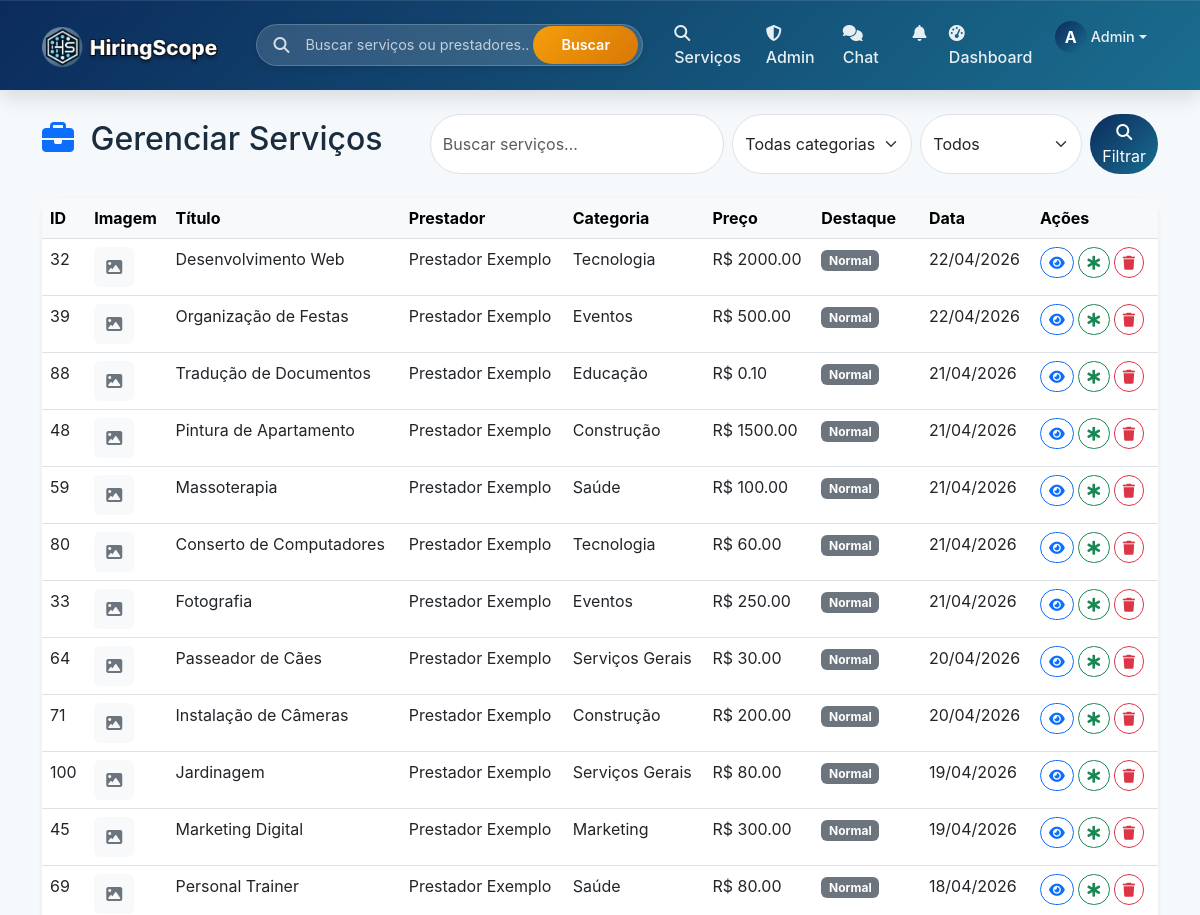
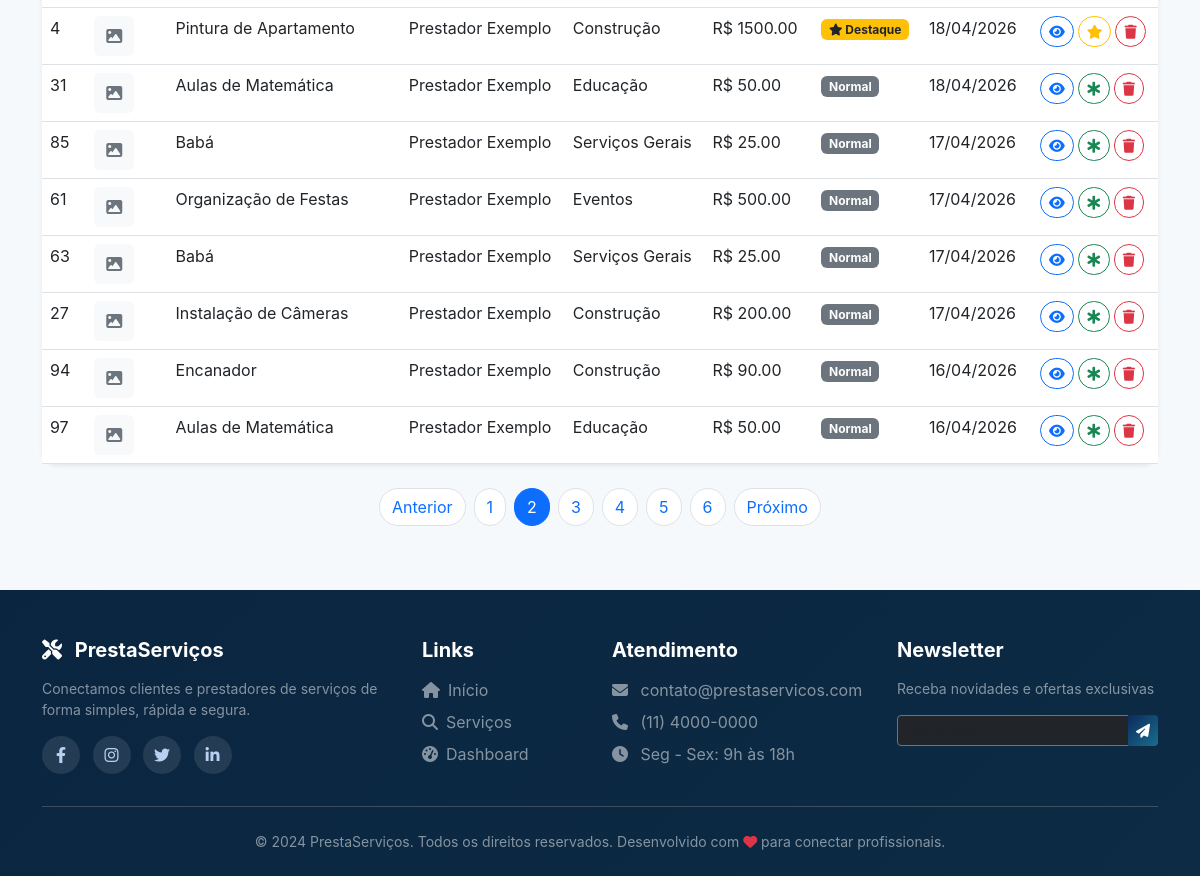
Page /admin/servicos?page=2&search=&categoria=&destaque= (signed in) on the committed database (2 pictures, top to bottom).
### models.py (models this page shows, shortened)
class Usuario(UserMixin, db.Model):
    __tablename__ = 'usuarios'
    id = db.Column(db.Integer, primary_key=True)
    nome = db.Column(db.String(100), nullable=False)
    email = db.Column(db.String(100), unique=True, nullable=False)
    senha_hash = db.Column(db.String(200), nullable=False)
    telefone = db.Column(db.String(20))
    tipo = db.Column(db.String(20), nullable=False)  # cliente, prestador
    is_admin = db.Column(db.Boolean, default=False)  # NOVO CAMPO
    data_cadastro = db.Column(db.DateTime, default=datetime.utcnow)
    foto_perfil = db.Column(db.String(200), default='default.jpg')
    foto_url = db.Column(db.String(500), nullable=True)  # URL da foto do Google
    descricao = db.Column(db.Text)
    servicos_oferecidos = db.relationship('Servico', back_populates='prestador', lazy=True, overlaps='prestador_rel')
    avaliacoes_recebidas = db.relationship('Avaliacao', foreign_keys='Avaliacao.prestador_id', back_populates='prestador', lazy=True, overlaps='avaliado_rel')
    avaliacoes_feitas = db.relationship('Avaliacao', foreign_keys='Avaliacao.cliente_id', back_populates='cliente', lazy=True, overlaps='avaliador_rel')
    favoritos = db.relationship('Favorito', foreign_keys='Favorito.cliente_id', back_populates='cliente', lazy=True, overlaps='cliente_rel')
    contratos_como_cliente = db.relationship('Contrato', foreign_keys='Contrato.cliente_id', back_populates='cliente', lazy=True, overlaps='cliente_rel')
    contratos_como_prestador = db.relationship('Contrato', foreign_keys='Contrato.prestador_id', back_populates='prestador', lazy=True, overlaps='prestador_rel')

class Servico(db.Model):
    __tablename__ = 'servicos'
    id = db.Column(db.Integer, primary_key=True)
    prestador_id = db.Column(db.Integer, db.ForeignKey('usuarios.id'), nullable=False)
    titulo = db.Column(db.String(200), nullable=False)
    descricao = db.Column(db.Text, nullable=False)
    categoria = db.Column(db.String(100))
    tipo_preco = db.Column(db.String(20), default='fixo')  # fixo, hora, dia, metro, consulta
    preco = db.Column(db.Float)
    destaque = db.Column(db.Boolean, default=False)
    destaque_pago = db.Column(db.Boolean, default=False)
    destaque_data_fim = db.Column(db.DateTime, nullable=True)
    data_postagem = db.Column(db.DateTime, default=datetime.utcnow)
    imagem_base64 = db.Column(db.Text, nullable=True)
    prestador = db.relationship('Usuario', foreign_keys=[prestador_id], back_populates='servicos_oferecidos')
    solicitacoes = db.relationship('Solicitacao', back_populates='servico', lazy=True, overlaps='servico_rel')
    avaliacoes = db.relationship('Avaliacao', back_populates='servico', lazy=True, overlaps='servico_rel')
    contratos = db.relationship('Contrato', back_populates='servico', lazy=True, overlaps='servico_rel')

### routes/admin_routes.py (the view)
@admin_bp.route('/servicos')
@admin_required
def servicos():
    search = request.args.get('search', '')
    categoria = request.args.get('categoria', '')
    destaque = request.args.get('destaque', '')
    query = Servico.query
    if search:
        query = query.filter(
            Servico.titulo.ilike(f'%{search}%') |
            Servico.descricao.ilike(f'%{search}%')
        )
    if categoria:
        query = query.filter_by(categoria=categoria)
    if destaque == 'true':
        query = query.filter_by(destaque=True)
    elif destaque == 'false':
        query = query.filter_by(destaque=False)
    servicos = query.order_by(Servico.data_postagem.desc()).paginate(page=request.args.get('page', 1, type=int), per_page=20)
    categorias = db.session.query(Servico.categoria).distinct().all()
    return render_template('admin/servicos.html', servicos=servicos, search=search, categoria=categoria, destaque=destaque, categorias=categorias)

### templates/admin/servicos.html (shortened to what this page needs)
{% extends "base.html" %}
{% block content %}
<div class="container mt-4">
    <div class="d-flex justify-content-between align-items-center mb-4 flex-wrap gap-3">
        <h2>
            <i class="fas fa-briefcase text-primary me-2"></i>
            Gerenciar Serviços
        </h2>
        <div>
            <form method="GET" class="d-flex gap-2">
                <input type="text" name="search" class="form-control rounded-pill" placeholder="Buscar serviços..." value="{{ search }}">
                <select name="categoria" class="form-select rounded-pill" style="width: auto;">
                    <option value="">Todas categorias</option>
                </select>
                <select name="destaque" class="form-select rounded-pill" style="width: auto;">
                    <option value="">Todos</option>
                </select>
                <button type="submit" class="btn btn-primary rounded-pill">
                    <i class="fas fa-search"></i> Filtrar
                </button>
            </form>
        </div>
    </div>
    <div class="card shadow-sm border-0 rounded-4">
        <div class="card-body p-0">
            <div class="table-responsive">
                <table class="table table-hover mb-0">
                    <thead class="table-light">
                        <tr>
                            <th>ID</th>
                            <th>Imagem</th>
                            <th>Título</th>
                            <th>Prestador</th>
                            <th>Categoria</th>
                            <th>Preço</th>
                            <th>Destaque</th>
                            <th>Data</th>
                            <th>Ações</th>
                        </tr>
                    </thead>
                    <tbody>
                        {% for servico in servicos.items %}
                        <tr>
                            <td>{{ servico.id }}</td>
                            <td>
                                {% if servico.imagem_base64 %}
                                    <img style="width: 40px; height: 40px; object-fit: cover; border-radius: 8px;">
                                {% else %}
                                    <div class="bg-light rounded d-flex align-items-center justify-content-center" style="width: 40px; height: 40px;">
                                        <i class="fas fa-image text-secondary"></i>
                                    </div>
                                {% endif %}
                            </td>
                            <td>{{ servico.titulo[:40] }}{% if servico.titulo|length > 40 %}...{% endif %}</td>
                            <td>{{ servico.prestador.nome }}</td>
                            <td>{{ servico.categoria }}</td>
                            <td>R$ {{ "%.2f"|format(servico.preco) if servico.preco else 'Sob consulta' }}</td>
                            <td>
                                {% if servico.destaque %}
                                    <span class="badge bg-warning text-dark">
                                        <i class="fas fa-star"></i> Destaque
                                    </span>
                                {% else %}
                                    <span class="badge bg-secondary">Normal</span>
                                {% endif %}
                            </td>
                            <td>{{ servico.data_postagem.strftime('%d/%m/%Y') }}</td>
                            <td>
                                <div class="d-flex gap-1">
                                    <a href="{{ url_for('servico.detalhe', id=servico.id) }}" class="btn btn-sm btn-outline-primary rounded-pill" target="_blank">
                                        <i class="fas fa-eye"></i>
                                    </a>
                                    <form action="{{ url_for('admin.toggle_destaque', servico_id=servico.id) }}" method="POST" class="d-inline">
                                        <button type="submit" class="btn btn-sm {% if servico.destaque %}btn-outline-warning{% else %}btn-outline-success{% endif %} rounded-pill">
                                            <i class="fas {% if servico.destaque %}fa-star{% else %}fa-star-of-life{% endif %}"></i>
                                        </button>
                                    </form>
                                    <form action="{{ url_for('admin.delete_servico', servico_id=servico.id) }}" method="POST" class="d-inline" onsubmit="return confirm('Tem certeza que deseja remover este serviço?')">
                                        <button type="submit" class="btn btn-sm btn-outline-danger rounded-pill">
                                            <i class="fas fa-trash"></i>
                                        </button>
                                    </form>
                                </div>
                            </td>
                        </tr>
                        {% endfor %}
                    </tbody>
                </table>
            </div>
        </div>
    </div>
    {% if servicos.pages > 1 %}
    <nav class="mt-4">
        <ul class="pagination justify-content-center">
            {% if servicos.has_prev %}
                <li class="page-item"><a class="page-link rounded-pill mx-1" href="{{ url_for('admin.servicos', page=servicos.prev_num, search=search, categoria=categoria, destaque=destaque) }}">Anterior</a></li>
            {% endif %}
            {% for page in servicos.iter_pages() %}
                {% if page %}
                    <li class="page-item {% if page == servicos.page %}active{% endif %}">
                        <a class="page-link rounded-pill mx-1" href="{{ url_for('admin.servicos', page=page, search=search, categoria=categoria, destaque=destaque) }}">{{ page }}</a>
                    </li>
                {% else %}
                    <li class="page-item disabled"><span class="page-link">...</span></li>
                {% endif %}
            {% endfor %}
            {% if servicos.has_next %}
                <li class="page-item"><a class="page-link rounded-pill mx-1" href="{{ url_for('admin.servicos', page=servicos.next_num, search=search, categoria=categoria, destaque=destaque) }}">Próximo</a></li>
            {% endif %}
        </ul>
    </nav>
    {% endif %}
</div>
{% endblock %}

### templates/components/base/navbar.html (shortened to what this page needs)
<nav class="navbar navbar-expand-lg navbar-dark sticky-top">
    <div class="container">
        <a class="navbar-brand" href="{{ url_for('main.index') }}">
            <img src="{{ url_for('static', filename='img/logo.png') }}"
                 alt="PrestaServiços"
                 class="navbar-logo"
                 style="height: 42px;"
                 onerror="this.onerror=null; this.parentNode.innerHTML='<i class=\'fas fa-tools me-2\'></i> PrestaServiços';">
        </a>
        <div class="search-bar-desktop d-none d-lg-block">
            <div class="search-bar-wrapper">
                <div class="search-icon"><i class="fas fa-search"></i></div>
                <input type="text" id="globalSearchInput" class="search-input" placeholder="Buscar serviços ou prestadores...">
                <button id="globalSearchBtn" class="search-btn">Buscar</button>
            </div>
        </div>
        <div class="collapse navbar-collapse" id="navbarNav">
            <ul class="navbar-nav ms-auto">
                <li class="nav-item">
                    <a class="nav-link" href="{{ url_for('servico.lista') }}">
                        <i class="fas fa-search me-1"></i> Serviços
                    </a>
                </li>
                {% if current_user.is_authenticated and current_user.is_admin %}
                <li class="nav-item">
                    <a class="nav-link" href="{{ url_for('admin.dashboard') }}">
                        <i class="fas fa-shield-alt me-1"></i> Admin
                    </a>
                </li>
                {% endif %}
                {% if current_user.is_authenticated %}
                    <li class="nav-item position-relative">
                        <a class="nav-link chat-link" href="{{ url_for('chat.index') }}">
                            <i class="fas fa-comments me-1"></i> Chat
                        </a>
                    </li>
                    <li class="nav-item dropdown">
                        <a class="nav-link" href="#" id="notificationDropdown" role="button" data-bs-toggle="dropdown">
                            <i class="fas fa-bell"></i>
                        </a>
                    </li>
                    <li class="nav-item">
                        <a class="nav-link" href="{{ url_for('main.dashboard') }}">
                            <i class="fas fa-tachometer-alt me-1"></i> Dashboard
                        </a>
                    </li>
                    <li class="nav-item dropdown">
                        <a class="nav-link dropdown-toggle d-flex align-items-center" href="#" id="userDropdown" role="button" data-bs-toggle="dropdown">
                            {% if current_user.foto_url %}
                                <img src="{{ current_user.foto_url }}" class="user-avatar-nav" alt="Avatar" onerror="this.style.display='none'; this.parentNode.querySelector('.user-avatar-nav-placeholder').style.display='inline-flex';">
                                <div class="user-avatar-nav-placeholder" style="display: none;">{{ current_user.nome[0]|upper }}</div>
                            {% else %}
                                <div class="user-avatar-nav-placeholder">{{ current_user.nome[0]|upper }}</div>
                            {% endif %}
                            <span class="user-name-nav ms-1">{{ current_user.nome.split()[0] }}</span>
                        </a>
                    </li>
                {% endif %}
            </ul>
        </div>
    </div>
</nav>

### rows in the picture
Usuario: nome "A", nome "Admin"
Servico: id "32", titulo "Desenvolvimento Web", prestador.nome "Prestador Exemplo", categoria "Tecnologia", preco "2000.00", destaque "Normal", data_postagem "22/04/2026"
Servico: id "39", titulo "Organização de Festas", prestador.nome "Prestador Exemplo", categoria "Eventos", preco "500.00", destaque "Normal", data_postagem "22/04/2026"
Servico: id "88", titulo "Tradução de Documentos", prestador.nome "Prestador Exemplo", categoria "Educação", preco "0.10", destaque "Normal", data_postagem "21/04/2026"
Servico: id "48", titulo "Pintura de Apartamento", prestador.nome "Prestador Exemplo", categoria "Construção", preco "1500.00", destaque "Normal", data_postagem "21/04/2026"
Servico: id "59", titulo "Massoterapia", prestador.nome "Prestador Exemplo", categoria "Saúde", preco "100.00", destaque "Normal", data_postagem "21/04/2026"
Servico: id "80", titulo "Conserto de Computadores", prestador.nome "Prestador Exemplo", categoria "Tecnologia", preco "60.00", destaque "Normal", data_postagem "21/04/2026"
Servico: id "33", titulo "Fotografia", prestador.nome "Prestador Exemplo", categoria "Eventos", preco "250.00", destaque "Normal", data_postagem "21/04/2026"
Servico: id "64", titulo "Passeador de Cães", prestador.nome "Prestador Exemplo", categoria "Serviços Gerais", preco "30.00", destaque "Normal", data_postagem "20/04/2026"
Servico: id "71", titulo "Instalação de Câmeras", prestador.nome "Prestador Exemplo", categoria "Construção", preco "200.00", destaque "Normal", data_postagem "20/04/2026"
Servico: id "100", titulo "Jardinagem", prestador.nome "Prestador Exemplo", categoria "Serviços Gerais", preco "80.00", destaque "Normal", data_postagem "19/04/2026"
Servico: id "45", titulo "Marketing Digital", prestador.nome "Prestador Exemplo", categoria "Marketing", preco "300.00", destaque "Normal", data_postagem "19/04/2026"
Servico: id "69", titulo "Personal Trainer", prestador.nome "Prestador Exemplo", categoria "Saúde", preco "80.00", destaque "Normal", data_postagem "18/04/2026"
Servico: id "4", titulo "Pintura de Apartamento", prestador.nome "Prestador Exemplo", categoria "Construção", preco "1500.00", destaque True (drawn), data_postagem "18/04/2026"
Servico: id "31", titulo "Aulas de Matemática", prestador.nome "Prestador Exemplo", categoria "Educação", preco "50.00", destaque "Normal", data_postagem "18/04/2026"
Servico: id "85", titulo "Babá", prestador.nome "Prestador Exemplo", categoria "Serviços Gerais", preco "25.00", destaque "Normal", data_postagem "17/04/2026"
Servico: id "61", titulo "Organização de Festas", prestador.nome "Prestador Exemplo", categoria "Eventos", preco "500.00", destaque "Normal", data_postagem "17/04/2026"
Servico: id "63", titulo "Babá", prestador.nome "Prestador Exemplo", categoria "Serviços Gerais", preco "25.00", destaque "Normal", data_postagem "17/04/2026"
Servico: id "27", titulo "Instalação de Câmeras", prestador.nome "Prestador Exemplo", categoria "Construção", preco "200.00", destaque "Normal", data_postagem "17/04/2026"
Servico: id "94", titulo "Encanador", prestador.nome "Prestador Exemplo", categoria "Construção", preco "90.00", destaque "Normal", data_postagem "16/04/2026"
Servico: id "97", titulo "Aulas de Matemática", prestador.nome "Prestador Exemplo", categoria "Educação", preco "50.00", destaque "Normal", data_postagem "16/04/2026"

### other values in the picture
{{ page }} "1" "2" "3" "4" "5" "6"
